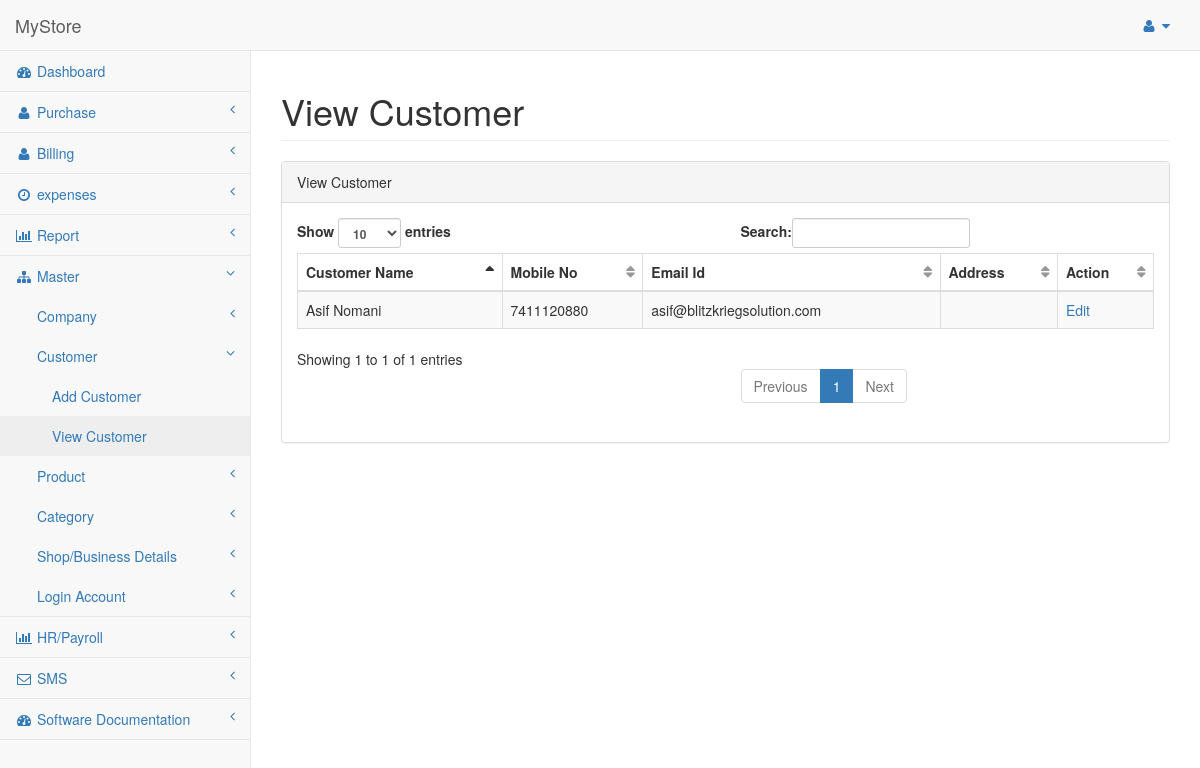
Page /View-Customer.php (signed in) on the committed database.
### tables this page shows
CREATE TABLE IF NOT EXISTS `customer` (
  `customer_id` int(11) NOT NULL AUTO_INCREMENT,
  `customer_name` varchar(255) NOT NULL,
  `mobile_no` varchar(255) NOT NULL,
  `email_id` varchar(255) NOT NULL,
  `address` text NOT NULL,
  PRIMARY KEY (`customer_id`)
);

### View-Customer.php (the view, shortened to what this page needs)
<?php include('header.php'); ?>
        <div id="page-wrapper">
            <div class="row">
                <div class="col-lg-12">
                    <h1 class="page-header">View Customer</h1>
                </div>
            </div>
            <div class="row">
                <div class="col-lg-12">
                    <div class="panel panel-default">
                        <div class="panel-heading">
                           View Customer
                        </div>
                        <div class="panel-body">
                            <div class="dataTable_wrapper">
                                <table class="table table-striped table-bordered table-hover" id="dataTables-example">
                                    <thead>
                                        <tr>
                                            <th>Customer Name</th>
                                            <th>Mobile No</th>
                                            <th>Email Id</th>
                                            <th>Address</th>
                                            <th>Action</th>
                                        </tr>
                                    </thead>
                                    <tbody>
									<?php
										$sql = mysql_query("SELECT * FROM customer");
										while($res = mysql_fetch_array($sql)){
									?>
                                        <tr class="odd gradeX">
                                            <td><?php echo $res['customer_name']; ?></td>
                                            <td><?php echo $res['mobile_no']; ?></td>
                                            <td><?php echo $res['email_id']; ?></td>
                                            <td class="center"><?php echo $res['address']; ?></td>
                                            <td class="center"><a href="Edit-Customer.php?customer_id=<?php echo $res['customer_id']; ?>">Edit</a></td>
                                        </tr>
									<?php
										}
									?>
                                    </tbody>
                                </table>
                            </div>
                        </div>
                    </div>
                </div>
            </div>
        </div>
    </div>
</body>
</html>

### rows in the picture
customer: customer_name "Asif Nomani", mobile_no "7411120880", email "asif@blitzkriegsolution.com"
